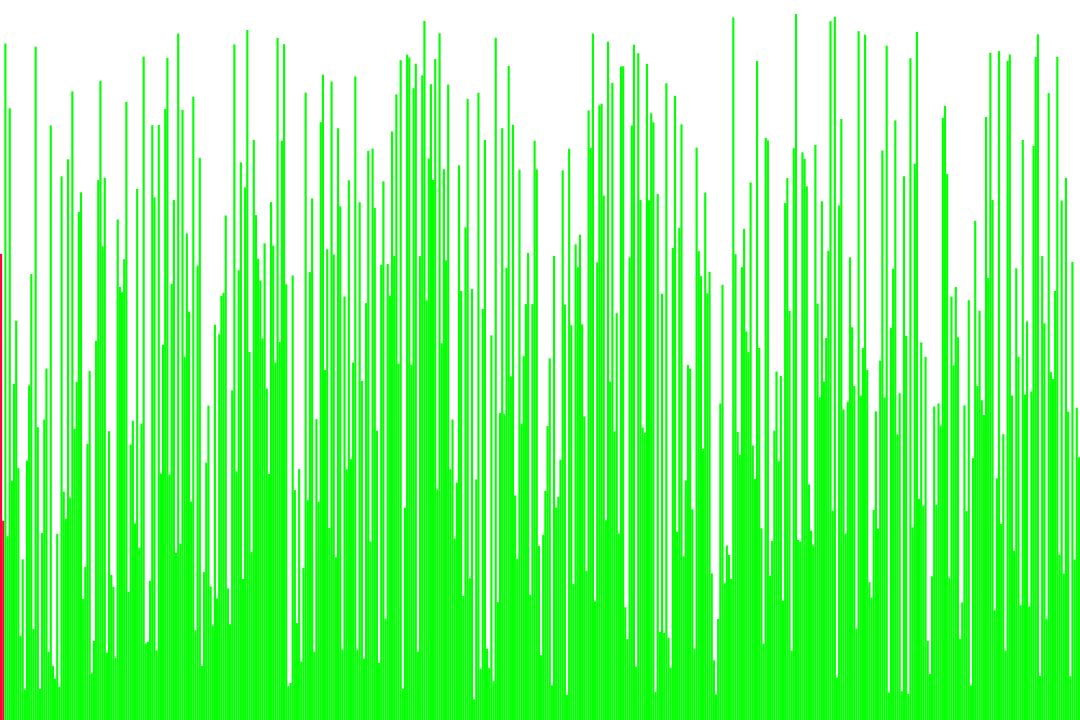
Frame 1 (no input)
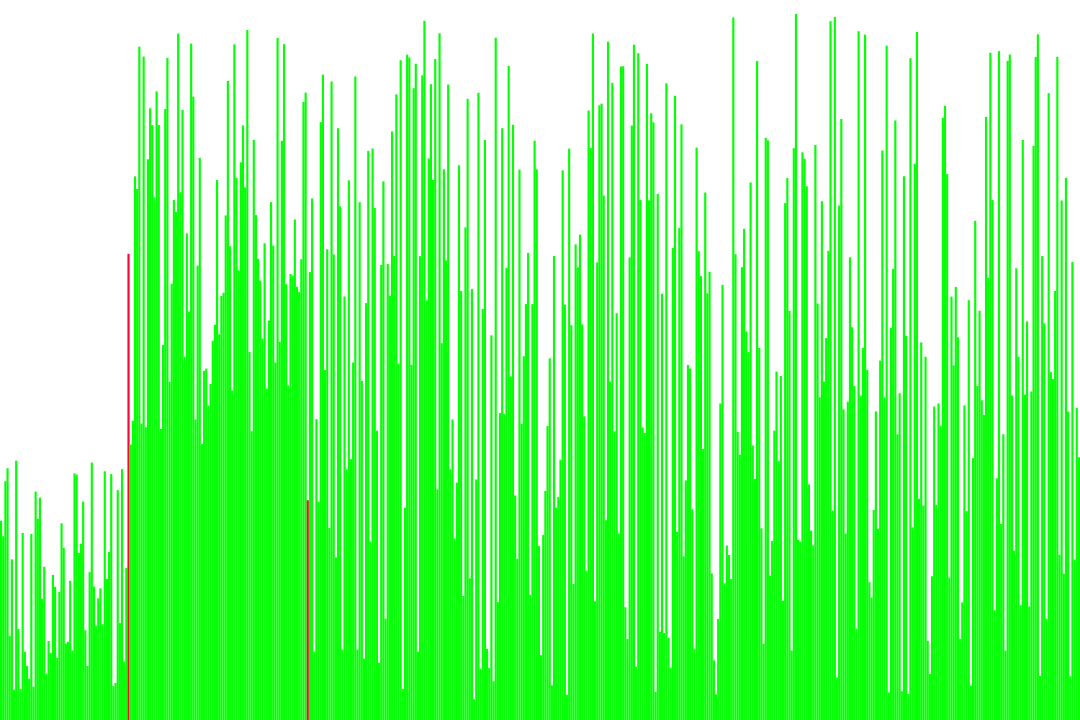
Frame 60 (the mouse pressed at the canvas centre just before this capture)
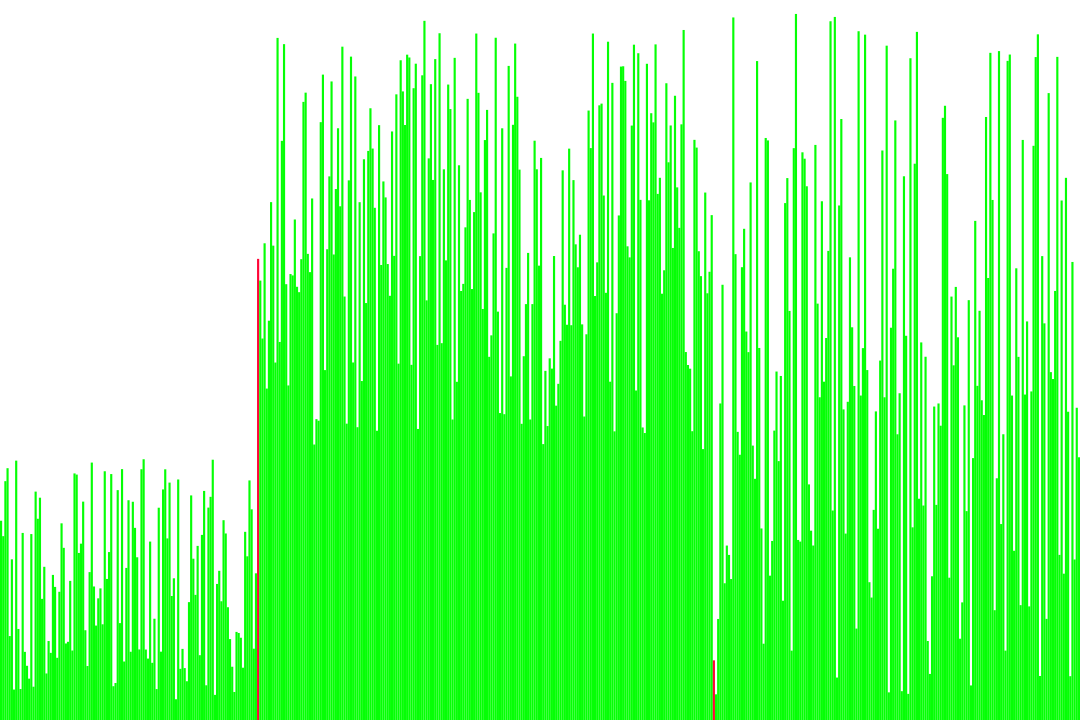
Frame 120 (the mouse held since frame 60 and released just before this capture)

The Processing sketch that drew these frames (run headless with seeded random() and noise(); from frame 60 on, the mouse is pressed at the canvas centre):

// Processing sketch: QuickSort
// ── QuickSort.pde
float n=500;
int speed=20;
boolean test=false;
float[] nums=new float[int(n)];
float[] original=new float[int(n)];
float size;
int ml1;
ArrayList<int[]> swaps=new ArrayList();
boolean sorted=false;
void setup() {
  size(1080, 720);
  size=width/n;
  for (int i=0; i < nums.length; i++) {
    float r=random(height-30)+20;
    nums[i]=r;
    original[i]=r;
  }
  ml1=millis();
  quickSort(0, nums.length-1);
  println("Tiempo real: "+(millis()-ml1)+ " milis");
  if (test)noLoop();
  frameRate(speed);
}
int ind=0;
void draw() {
  if (test) {
    printN();
  } else {
    if (!sorted) {
      printO(swaps.get(ind)[0], swaps.get(ind)[1]);
      swapO(swaps.get(ind)[0], swaps.get(ind)[1]);
      ind++;
    } else {
      printN();
      println("Tiempo de animacion: "+(millis()-ml1)+ " milis");
      noLoop();
    }
    if (ind==swaps.size()) {
      sorted=true;
    }
  }
}

void quickSort(int start, int end) {
  if (start>=end)return;
  int ind=partition(start, end);
  quickSort(start, ind-1);
  quickSort(ind+1, end);
}

int partition(int start, int end) {
  float pivotValue=nums[end];
  int pivotInd=start;
  for (int i=start; i < end; i++) {
    if (nums[i]<pivotValue) {
      swap(i, pivotInd);
      pivotInd++;
    }
  }
  swap(end, pivotInd);
  return pivotInd;
}
void swap(int n1, int n2) {
  int[] n={n1, n2}; 
  swaps.add(n);
  float temp=nums[n1];
  nums[n1]=nums[n2];
  nums[n2]=temp;
}

void swapO(int n1, int n2) {
  float temp=original[n1];
  original[n1]=original[n2];
  original[n2]=temp;
}

void printN() {
  background(255);
  for (int i=0; i < nums.length; i++) {
    noStroke();
    fill(5, 255, 5);
    rect(size*i, height, size, -nums[i]);
  }
}

void printO(int n1, int n2) {
  background(255);
  for (int i=0; i < nums.length; i++) {
    noStroke();
    if (i==n1||i==n2)fill(255, 5, 55);
    else fill(5, 255, 5);
    rect(size*i, height, size, -original[i]);
  }
}
